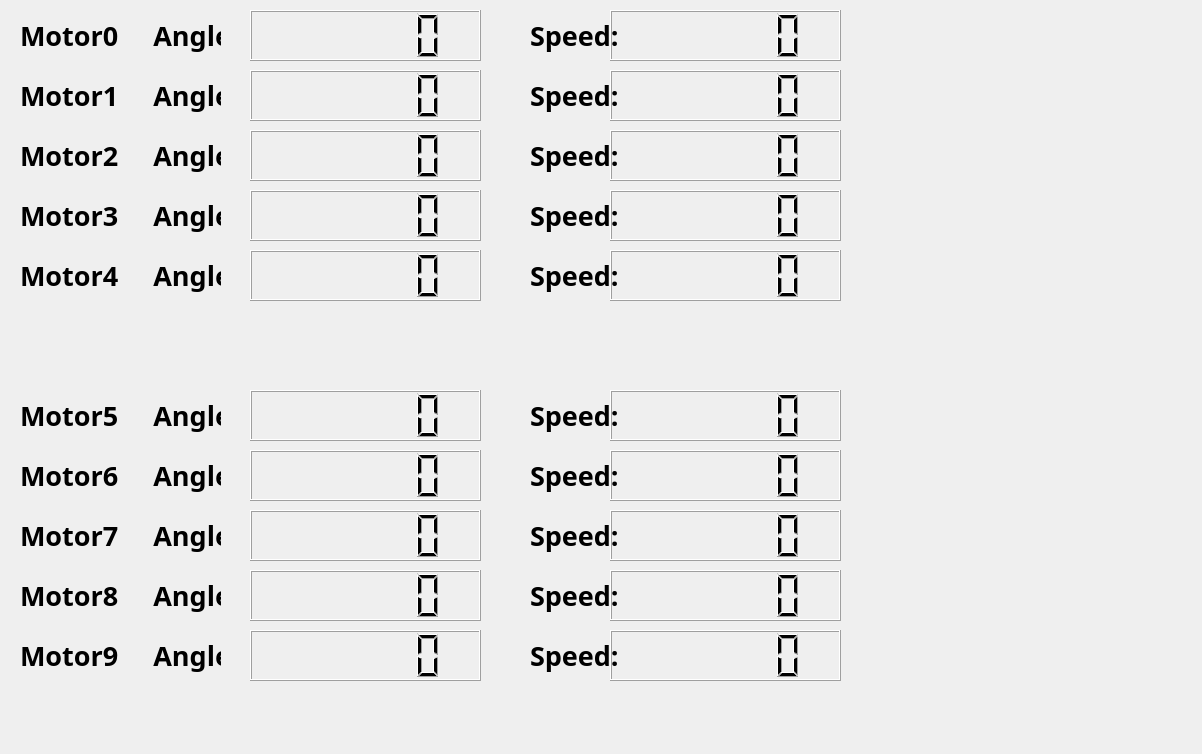
<?xml version="1.0" encoding="UTF-8"?>
<ui version="4.0">
 <class>DialogDisplay</class>
 <widget class="QDialog" name="DialogDisplay">
  <property name="geometry">
   <rect>
    <x>0</x>
    <y>0</y>
    <width>1202</width>
    <height>754</height>
   </rect>
  </property>
  <property name="windowTitle">
   <string>Dialog</string>
  </property>
  <widget class="QLabel" name="label">
   <property name="geometry">
    <rect>
     <x>20</x>
     <y>10</y>
     <width>201</width>
     <height>51</height>
    </rect>
   </property>
   <property name="font">
    <font>
     <family>Adobe 宋体 Std L</family>
     <pointsize>20</pointsize>
     <weight>75</weight>
     <bold>true</bold>
    </font>
   </property>
   <property name="text">
    <string>Motor0     Angle:</string>
   </property>
  </widget>
  <widget class="QLCDNumber" name="angle0">
   <property name="geometry">
    <rect>
     <x>250</x>
     <y>10</y>
     <width>231</width>
     <height>51</height>
    </rect>
   </property>
   <property name="numDigits">
    <number>6</number>
   </property>
  </widget>
  <widget class="QLabel" name="label_2">
   <property name="geometry">
    <rect>
     <x>530</x>
     <y>10</y>
     <width>121</width>
     <height>51</height>
    </rect>
   </property>
   <property name="font">
    <font>
     <family>Adobe 宋体 Std L</family>
     <pointsize>20</pointsize>
     <weight>75</weight>
     <bold>true</bold>
    </font>
   </property>
   <property name="text">
    <string>Speed:</string>
   </property>
  </widget>
  <widget class="QLCDNumber" name="speed0">
   <property name="geometry">
    <rect>
     <x>610</x>
     <y>10</y>
     <width>231</width>
     <height>51</height>
    </rect>
   </property>
   <property name="numDigits">
    <number>6</number>
   </property>
  </widget>
  <widget class="QLCDNumber" name="speed1">
   <property name="geometry">
    <rect>
     <x>610</x>
     <y>70</y>
     <width>231</width>
     <height>51</height>
    </rect>
   </property>
   <property name="numDigits">
    <number>6</number>
   </property>
  </widget>
  <widget class="QLCDNumber" name="angle1">
   <property name="geometry">
    <rect>
     <x>250</x>
     <y>70</y>
     <width>231</width>
     <height>51</height>
    </rect>
   </property>
   <property name="numDigits">
    <number>6</number>
   </property>
  </widget>
  <widget class="QLabel" name="label_3">
   <property name="geometry">
    <rect>
     <x>20</x>
     <y>70</y>
     <width>201</width>
     <height>51</height>
    </rect>
   </property>
   <property name="font">
    <font>
     <family>Adobe 宋体 Std L</family>
     <pointsize>20</pointsize>
     <weight>75</weight>
     <bold>true</bold>
    </font>
   </property>
   <property name="text">
    <string>Motor1     Angle:</string>
   </property>
  </widget>
  <widget class="QLabel" name="label_4">
   <property name="geometry">
    <rect>
     <x>530</x>
     <y>70</y>
     <width>121</width>
     <height>51</height>
    </rect>
   </property>
   <property name="font">
    <font>
     <family>Adobe 宋体 Std L</family>
     <pointsize>20</pointsize>
     <weight>75</weight>
     <bold>true</bold>
    </font>
   </property>
   <property name="text">
    <string>Speed:</string>
   </property>
  </widget>
  <widget class="QLabel" name="label_5">
   <property name="geometry">
    <rect>
     <x>530</x>
     <y>130</y>
     <width>121</width>
     <height>51</height>
    </rect>
   </property>
   <property name="font">
    <font>
     <family>Adobe 宋体 Std L</family>
     <pointsize>20</pointsize>
     <weight>75</weight>
     <bold>true</bold>
    </font>
   </property>
   <property name="text">
    <string>Speed:</string>
   </property>
  </widget>
  <widget class="QLCDNumber" name="angle2">
   <property name="geometry">
    <rect>
     <x>250</x>
     <y>130</y>
     <width>231</width>
     <height>51</height>
    </rect>
   </property>
   <property name="numDigits">
    <number>6</number>
   </property>
  </widget>
  <widget class="QLabel" name="label_6">
   <property name="geometry">
    <rect>
     <x>20</x>
     <y>130</y>
     <width>201</width>
     <height>51</height>
    </rect>
   </property>
   <property name="font">
    <font>
     <family>Adobe 宋体 Std L</family>
     <pointsize>20</pointsize>
     <weight>75</weight>
     <bold>true</bold>
    </font>
   </property>
   <property name="text">
    <string>Motor2     Angle:</string>
   </property>
  </widget>
  <widget class="QLCDNumber" name="speed2">
   <property name="geometry">
    <rect>
     <x>610</x>
     <y>130</y>
     <width>231</width>
     <height>51</height>
    </rect>
   </property>
   <property name="numDigits">
    <number>6</number>
   </property>
  </widget>
  <widget class="QLabel" name="label_7">
   <property name="geometry">
    <rect>
     <x>20</x>
     <y>190</y>
     <width>201</width>
     <height>51</height>
    </rect>
   </property>
   <property name="font">
    <font>
     <family>Adobe 宋体 Std L</family>
     <pointsize>20</pointsize>
     <weight>75</weight>
     <bold>true</bold>
    </font>
   </property>
   <property name="text">
    <string>Motor3     Angle:</string>
   </property>
  </widget>
  <widget class="QLabel" name="label_8">
   <property name="geometry">
    <rect>
     <x>530</x>
     <y>190</y>
     <width>121</width>
     <height>51</height>
    </rect>
   </property>
   <property name="font">
    <font>
     <family>Adobe 宋体 Std L</family>
     <pointsize>20</pointsize>
     <weight>75</weight>
     <bold>true</bold>
    </font>
   </property>
   <property name="text">
    <string>Speed:</string>
   </property>
  </widget>
  <widget class="QLCDNumber" name="speed3">
   <property name="geometry">
    <rect>
     <x>610</x>
     <y>190</y>
     <width>231</width>
     <height>51</height>
    </rect>
   </property>
   <property name="numDigits">
    <number>6</number>
   </property>
  </widget>
  <widget class="QLCDNumber" name="angle3">
   <property name="geometry">
    <rect>
     <x>250</x>
     <y>190</y>
     <width>231</width>
     <height>51</height>
    </rect>
   </property>
   <property name="numDigits">
    <number>6</number>
   </property>
  </widget>
  <widget class="QLabel" name="label_9">
   <property name="geometry">
    <rect>
     <x>530</x>
     <y>250</y>
     <width>121</width>
     <height>51</height>
    </rect>
   </property>
   <property name="font">
    <font>
     <family>Adobe 宋体 Std L</family>
     <pointsize>20</pointsize>
     <weight>75</weight>
     <bold>true</bold>
    </font>
   </property>
   <property name="text">
    <string>Speed:</string>
   </property>
  </widget>
  <widget class="QLCDNumber" name="angle4">
   <property name="geometry">
    <rect>
     <x>250</x>
     <y>250</y>
     <width>231</width>
     <height>51</height>
    </rect>
   </property>
   <property name="numDigits">
    <number>6</number>
   </property>
  </widget>
  <widget class="QLabel" name="label_10">
   <property name="geometry">
    <rect>
     <x>20</x>
     <y>250</y>
     <width>201</width>
     <height>51</height>
    </rect>
   </property>
   <property name="font">
    <font>
     <family>Adobe 宋体 Std L</family>
     <pointsize>20</pointsize>
     <weight>75</weight>
     <bold>true</bold>
    </font>
   </property>
   <property name="text">
    <string>Motor4     Angle:</string>
   </property>
  </widget>
  <widget class="QLCDNumber" name="speed4">
   <property name="geometry">
    <rect>
     <x>610</x>
     <y>250</y>
     <width>231</width>
     <height>51</height>
    </rect>
   </property>
   <property name="numDigits">
    <number>6</number>
   </property>
  </widget>
  <widget class="QLCDNumber" name="speed9">
   <property name="geometry">
    <rect>
     <x>610</x>
     <y>630</y>
     <width>231</width>
     <height>51</height>
    </rect>
   </property>
   <property name="numDigits">
    <number>6</number>
   </property>
  </widget>
  <widget class="QLCDNumber" name="angle9">
   <property name="geometry">
    <rect>
     <x>250</x>
     <y>630</y>
     <width>231</width>
     <height>51</height>
    </rect>
   </property>
   <property name="numDigits">
    <number>6</number>
   </property>
  </widget>
  <widget class="QLabel" name="label_11">
   <property name="geometry">
    <rect>
     <x>530</x>
     <y>390</y>
     <width>121</width>
     <height>51</height>
    </rect>
   </property>
   <property name="font">
    <font>
     <family>Adobe 宋体 Std L</family>
     <pointsize>20</pointsize>
     <weight>75</weight>
     <bold>true</bold>
    </font>
   </property>
   <property name="text">
    <string>Speed:</string>
   </property>
  </widget>
  <widget class="QLabel" name="label_12">
   <property name="geometry">
    <rect>
     <x>20</x>
     <y>390</y>
     <width>201</width>
     <height>51</height>
    </rect>
   </property>
   <property name="font">
    <font>
     <family>Adobe 宋体 Std L</family>
     <pointsize>20</pointsize>
     <weight>75</weight>
     <bold>true</bold>
    </font>
   </property>
   <property name="text">
    <string>Motor5     Angle:</string>
   </property>
  </widget>
  <widget class="QLabel" name="label_13">
   <property name="geometry">
    <rect>
     <x>530</x>
     <y>630</y>
     <width>121</width>
     <height>51</height>
    </rect>
   </property>
   <property name="font">
    <font>
     <family>Adobe 宋体 Std L</family>
     <pointsize>20</pointsize>
     <weight>75</weight>
     <bold>true</bold>
    </font>
   </property>
   <property name="text">
    <string>Speed:</string>
   </property>
  </widget>
  <widget class="QLabel" name="label_14">
   <property name="geometry">
    <rect>
     <x>20</x>
     <y>510</y>
     <width>201</width>
     <height>51</height>
    </rect>
   </property>
   <property name="font">
    <font>
     <family>Adobe 宋体 Std L</family>
     <pointsize>20</pointsize>
     <weight>75</weight>
     <bold>true</bold>
    </font>
   </property>
   <property name="text">
    <string>Motor7     Angle:</string>
   </property>
  </widget>
  <widget class="QLabel" name="label_15">
   <property name="geometry">
    <rect>
     <x>20</x>
     <y>630</y>
     <width>201</width>
     <height>51</height>
    </rect>
   </property>
   <property name="font">
    <font>
     <family>Adobe 宋体 Std L</family>
     <pointsize>20</pointsize>
     <weight>75</weight>
     <bold>true</bold>
    </font>
   </property>
   <property name="text">
    <string>Motor9     Angle:</string>
   </property>
  </widget>
  <widget class="QLCDNumber" name="angle6">
   <property name="geometry">
    <rect>
     <x>250</x>
     <y>450</y>
     <width>231</width>
     <height>51</height>
    </rect>
   </property>
   <property name="numDigits">
    <number>6</number>
   </property>
  </widget>
  <widget class="QLabel" name="label_16">
   <property name="geometry">
    <rect>
     <x>20</x>
     <y>450</y>
     <width>201</width>
     <height>51</height>
    </rect>
   </property>
   <property name="font">
    <font>
     <family>Adobe 宋体 Std L</family>
     <pointsize>20</pointsize>
     <weight>75</weight>
     <bold>true</bold>
    </font>
   </property>
   <property name="text">
    <string>Motor6     Angle:</string>
   </property>
  </widget>
  <widget class="QLabel" name="label_17">
   <property name="geometry">
    <rect>
     <x>530</x>
     <y>570</y>
     <width>121</width>
     <height>51</height>
    </rect>
   </property>
   <property name="font">
    <font>
     <family>Adobe 宋体 Std L</family>
     <pointsize>20</pointsize>
     <weight>75</weight>
     <bold>true</bold>
    </font>
   </property>
   <property name="text">
    <string>Speed:</string>
   </property>
  </widget>
  <widget class="QLCDNumber" name="angle8">
   <property name="geometry">
    <rect>
     <x>250</x>
     <y>570</y>
     <width>231</width>
     <height>51</height>
    </rect>
   </property>
   <property name="numDigits">
    <number>6</number>
   </property>
  </widget>
  <widget class="QLCDNumber" name="angle7">
   <property name="geometry">
    <rect>
     <x>250</x>
     <y>510</y>
     <width>231</width>
     <height>51</height>
    </rect>
   </property>
   <property name="numDigits">
    <number>6</number>
   </property>
  </widget>
  <widget class="QLCDNumber" name="speed8">
   <property name="geometry">
    <rect>
     <x>610</x>
     <y>570</y>
     <width>231</width>
     <height>51</height>
    </rect>
   </property>
   <property name="numDigits">
    <number>6</number>
   </property>
  </widget>
  <widget class="QLabel" name="label_18">
   <property name="geometry">
    <rect>
     <x>530</x>
     <y>510</y>
     <width>121</width>
     <height>51</height>
    </rect>
   </property>
   <property name="font">
    <font>
     <family>Adobe 宋体 Std L</family>
     <pointsize>20</pointsize>
     <weight>75</weight>
     <bold>true</bold>
    </font>
   </property>
   <property name="text">
    <string>Speed:</string>
   </property>
  </widget>
  <widget class="QLCDNumber" name="angle5">
   <property name="geometry">
    <rect>
     <x>250</x>
     <y>390</y>
     <width>231</width>
     <height>51</height>
    </rect>
   </property>
   <property name="numDigits">
    <number>6</number>
   </property>
  </widget>
  <widget class="QLabel" name="label_19">
   <property name="geometry">
    <rect>
     <x>20</x>
     <y>570</y>
     <width>201</width>
     <height>51</height>
    </rect>
   </property>
   <property name="font">
    <font>
     <family>Adobe 宋体 Std L</family>
     <pointsize>20</pointsize>
     <weight>75</weight>
     <bold>true</bold>
    </font>
   </property>
   <property name="text">
    <string>Motor8     Angle:</string>
   </property>
  </widget>
  <widget class="QLCDNumber" name="speed5">
   <property name="geometry">
    <rect>
     <x>610</x>
     <y>390</y>
     <width>231</width>
     <height>51</height>
    </rect>
   </property>
   <property name="numDigits">
    <number>6</number>
   </property>
  </widget>
  <widget class="QLCDNumber" name="speed6">
   <property name="geometry">
    <rect>
     <x>610</x>
     <y>450</y>
     <width>231</width>
     <height>51</height>
    </rect>
   </property>
   <property name="numDigits">
    <number>6</number>
   </property>
  </widget>
  <widget class="QLabel" name="label_20">
   <property name="geometry">
    <rect>
     <x>530</x>
     <y>450</y>
     <width>121</width>
     <height>51</height>
    </rect>
   </property>
   <property name="font">
    <font>
     <family>Adobe 宋体 Std L</family>
     <pointsize>20</pointsize>
     <weight>75</weight>
     <bold>true</bold>
    </font>
   </property>
   <property name="text">
    <string>Speed:</string>
   </property>
  </widget>
  <widget class="QLCDNumber" name="speed7">
   <property name="geometry">
    <rect>
     <x>610</x>
     <y>510</y>
     <width>231</width>
     <height>51</height>
    </rect>
   </property>
   <property name="numDigits">
    <number>6</number>
   </property>
  </widget>
 </widget>
 <resources/>
 <connections/>
</ui>
